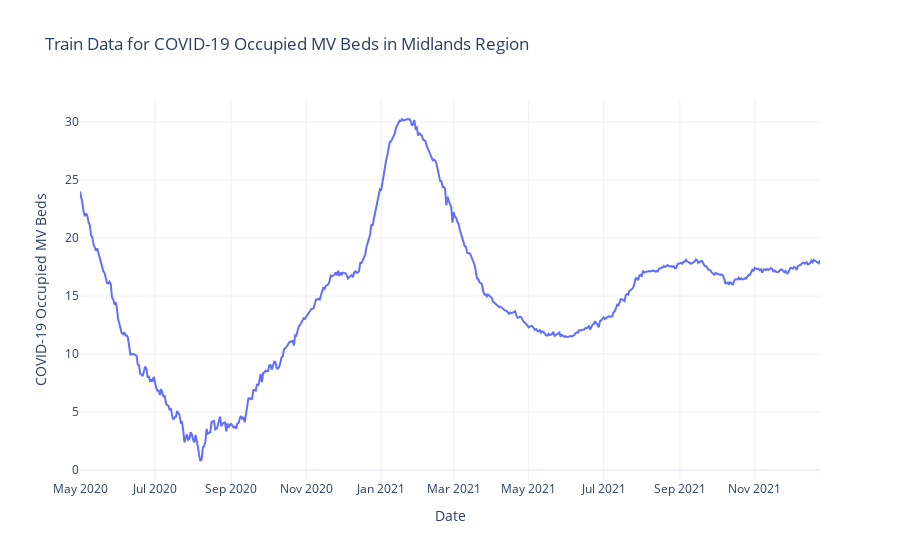

Notebook cell for this chart:
### Code cell
# plot the train data
fig = go.Figure()
fig.add_trace(go.Scatter(x=train.index, y=train['covidOccupiedMVBeds'], mode='lines', name='Train Data'))
fig.update_layout(title='Train Data for COVID-19 Occupied MV Beds in Midlands Region', xaxis_title='Date', yaxis_title='COVID-19 Occupied MV Beds', template='plotly_white')
fig.show()

### Figure 1 — Plotly figure (JSON) as saved in the notebook; plotly's stock layout.template omitted (floating-point values rounded to 4 significant figures; data arrays with more than 128 entries replaced by an {"elided": "..."} marker saying what was removed)
{"data": [{"mode": "lines", "name": "Train Data", "type": "scatter", "x": {"elided": "603 str values"}, "y": {"elided": "603 float values"}}], "layout": {"title": {"text": "Train Data for COVID-19 Occupied MV Beds in Midlands Region"}, "xaxis": {"title": {"text": "Date"}}, "yaxis": {"title": {"text": "COVID-19 Occupied MV Beds"}}}}
